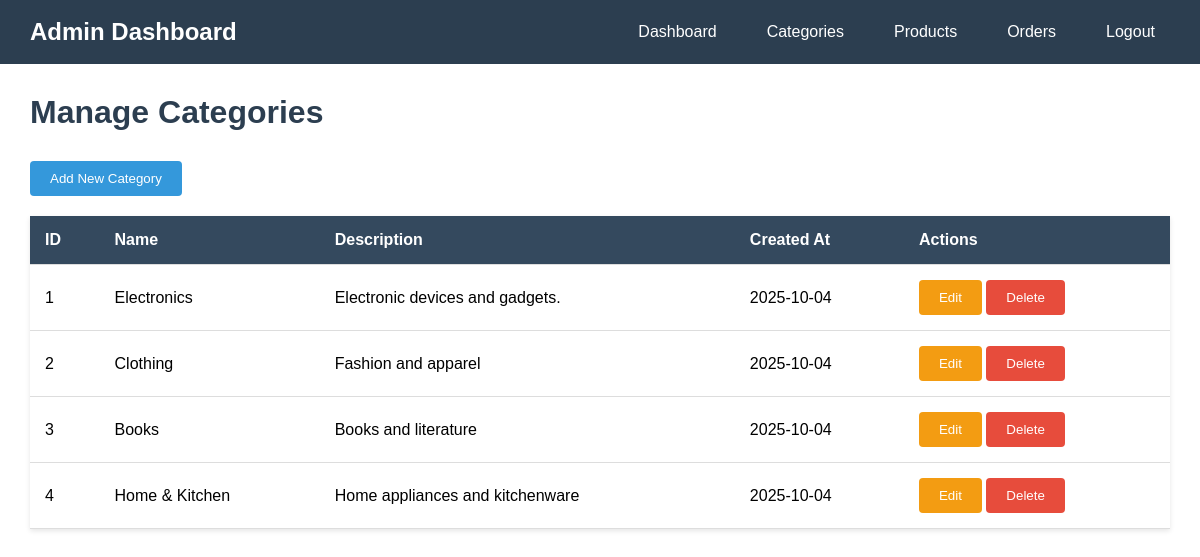
The app's page /admin/categories.php (signed in) with its own data.
### tables this page shows
CREATE TABLE `categories` (
  `id` int(11) NOT NULL,
  `name` varchar(255) NOT NULL,
  `description` text DEFAULT NULL,
  `created_at` timestamp NOT NULL DEFAULT current_timestamp()
);

### admin/categories.php (the view, shortened to what this page needs)
<?php
$conn = getDBConnection();
$categories = $conn->query("SELECT * FROM categories ORDER BY created_at DESC");
?>
<!DOCTYPE html>
<html lang="en">
<head>
</head>
<body>
    <div class="header">
        <h2>Admin Dashboard</h2>
        <nav class="nav">
            <a href="dashboard.php">Dashboard</a>
            <a href="categories.php">Categories</a>
            <a href="products.php">Products</a>
            <a href="orders.php">Orders</a>
            <a href="logout.php">Logout</a>
        </nav>
    </div>
    <div class="container">
        <h1>Manage Categories</h1>
        <button class="btn" onclick="openAddModal()">Add New Category</button>
        <table>
            <thead>
                <tr>
                    <th>ID</th>
                    <th>Name</th>
                    <th>Description</th>
                    <th>Created At</th>
                    <th>Actions</th>
                </tr>
            </thead>
            <tbody>
                <?php while($cat = $categories->fetch_assoc()): ?>
                <tr>
                    <td><?php echo $cat['id']; ?></td>
                    <td><?php echo $cat['name']; ?></td>
                    <td><?php echo $cat['description']; ?></td>
                    <td><?php echo date('Y-m-d', strtotime($cat['created_at'])); ?></td>
                    <td>
                        <button class="btn btn-edit" onclick='openEditModal(<?php echo json_encode($cat); ?>)'>Edit</button>
                        <form method="POST" style="display: inline;" onsubmit="return confirm('Delete this category?');">
                            <button type="submit" class="btn btn-danger">Delete</button>
                        </form>
                    </td>
                </tr>
                <?php endwhile; ?>
            </tbody>
        </table>
    </div>
</body>
</html>

### admin/categories.php (style rules this page uses)
* { margin: 0; padding: 0; box-sizing: border-box; }
body { font-family: Arial, sans-serif; }
.header { background: #2c3e50; color: white; padding: 15px 30px; display: flex; justify-content: space-between; align-items: center; }
.nav { display: flex; gap: 20px; }
.nav a { color: white; text-decoration: none; padding: 8px 15px; border-radius: 4px; }
.container { padding: 30px; }
h1 { margin-bottom: 30px; color: #2c3e50; }
.btn { padding: 10px 20px; background: #3498db; color: white; border: none; border-radius: 4px; cursor: pointer; text-decoration: none; display: inline-block; }
.btn-danger { background: #e74c3c; }
.btn-edit { background: #f39c12; }
table { width: 100%; background: white; border-collapse: collapse; box-shadow: 0 2px 5px rgba(0,0,0,0.1); margin-top: 20px; }
th, td { padding: 15px; text-align: left; border-bottom: 1px solid #ddd; }
th { background: #34495e; color: white; }

### records on screen
categories: id "1", name "Electronics", description "Electronic devices and gadgets.", created_at "2025-10-04"
categories: id "2", name "Clothing", description "Fashion and apparel", created_at "2025-10-04"
categories: id "3", name "Books", description "Books and literature", created_at "2025-10-04"
categories: id "4", name "Home & Kitchen", description "Home appliances and kitchenware", created_at "2025-10-04"
